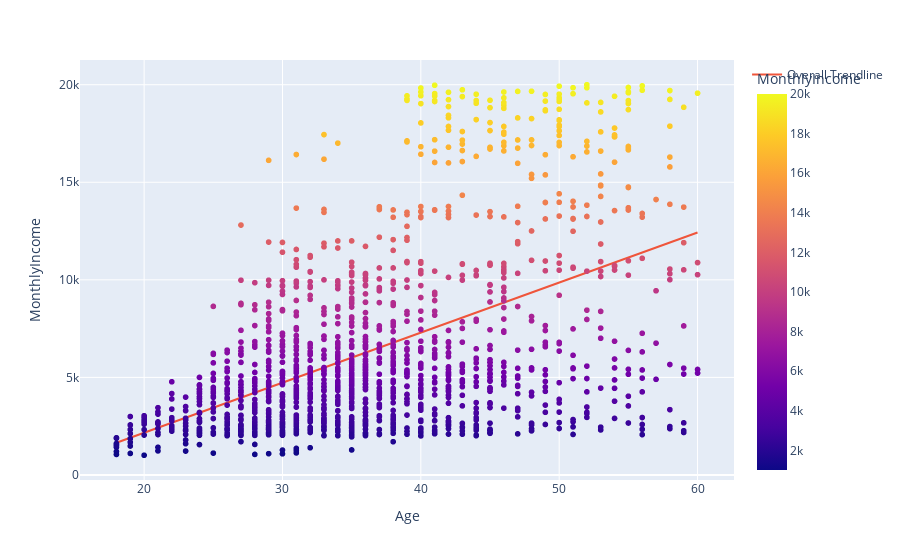

Notebook cell for this chart:
### Markdown cell above
12. Is the income correlated to the employee's age?

### Code cell
fig = px.scatter(df, x="Age", y="MonthlyIncome", trendline="ols", trendline_scope="overall", color='MonthlyIncome')
fig.show()

print("Le graphique montre une correlation entre l'age et le salaire, plus l'age augmente plus le salaire augmente")

### Figure 1 — Plotly figure (JSON) as saved in the notebook; plotly's stock layout.template omitted (floating-point values rounded to 4 significant figures; data arrays with more than 128 entries replaced by an {"elided": "..."} marker saying what was removed)
{"data": [{"hovertemplate": "Age=%{x}<br>MonthlyIncome=%{marker.color}<extra></extra>", "legendgroup": "", "marker": {"color": {"elided": "1470 int values"}, "coloraxis": "coloraxis", "symbol": "circle"}, "mode": "markers", "name": "", "showlegend": false, "type": "scattergl", "x": {"elided": "1470 int values"}, "xaxis": "x", "y": {"elided": "1470 int values"}, "yaxis": "y"}, {"hovertemplate": "<b>OLS trendline</b><br>MonthlyIncome = 256.572 * Age + -2970.67<br>R<sup>2</sup>=0.247859<br><br>Age=%{x}<br>MonthlyIncome=%{y} <b>(trend)</b><extra></extra>", "legendgroup": "Overall Trendline", "mode": "lines", "name": "Overall Trendline", "showlegend": true, "type": "scatter", "x": {"elided": "1470 int values"}, "xaxis": "x", "y": {"elided": "1470 float values"}, "yaxis": "y"}], "layout": {"coloraxis": {"colorbar": {"title": {"text": "MonthlyIncome"}}, "colorscale": [[0, "#0d0887"], [0.1111, "#46039f"], [0.2222, "#7201a8"], [0.3333, "#9c179e"], [0.4444, "#bd3786"], [0.5556, "#d8576b"], [0.6667, "#ed7953"], [0.7778, "#fb9f3a"], [0.8889, "#fdca26"], [1, "#f0f921"]]}, "legend": {"tracegroupgap": 0}, "margin": {"t": 60}, "xaxis": {"anchor": "y", "domain": [0, 1], "title": {"text": "Age"}}, "yaxis": {"anchor": "x", "domain": [0, 1], "title": {"text": "MonthlyIncome"}}}}
